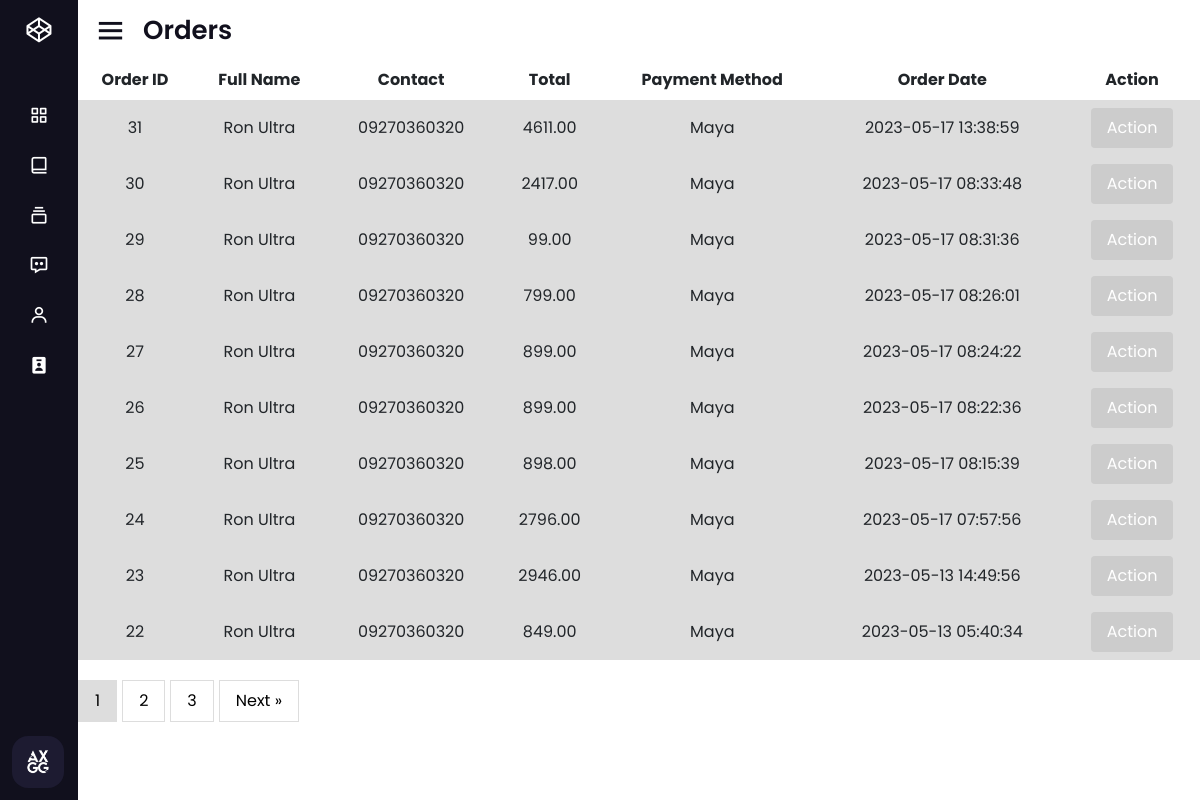
/orders/orders.php (signed in), run on the app's committed database.
### tables this page shows
CREATE TABLE `orders` (
  `ord_id` int(11) NOT NULL,
  `user_id` int(11) DEFAULT NULL,
  `add_id` int(11) DEFAULT NULL,
  `full_name` varchar(50) NOT NULL,
  `contact` varchar(50) NOT NULL,
  `mod_` varchar(50) NOT NULL,
  `mop` varchar(50) NOT NULL,
  `status` tinyint(1) NOT NULL DEFAULT 0,
  `note` text DEFAULT NULL,
  `shipping` decimal(9,2) NOT NULL DEFAULT 150.00,
  `total` decimal(9,2) NOT NULL,
  `ord_date` datetime DEFAULT current_timestamp()
);

### orders/orders.php (the view, shortened to what this page needs)
<!DOCTYPE html>
<html lang="en">
<head>
    <link rel="stylesheet" href="./css/orders.css">
</head>
<body>
    <?php include('../includes/sidenav.php') ?>
    <section class="home-section">
        <div class="home-content">
            <i class='bx bx-menu'></i>
            <span class="text">Orders</span>
        </div>
        <?php
        include('../config.php');
        $perPage = 10;
        $page = isset($_GET['page']) ? intval($_GET['page']) : 1;
        $offset = ($page - 1) * $perPage;
        $sql = "SELECT * FROM orders ORDER BY ord_date DESC LIMIT $offset, $perPage";
        $result = mysqli_query($conn, $sql);
        if (mysqli_num_rows($result) > 0) {
            echo '<table>
            <thead>
                <tr>
                    <th>Order ID</th>
                    <th>Full Name</th>
                    <th>Contact</th>
                    <th>Total</th>
                    <th>Payment Method</th>
                    <th>Order Date</th>
                    <th>Action</th>
                </tr>
            </thead>
            <tbody>';
            while ($row = mysqli_fetch_assoc($result)) {
                $orderId = $row['ord_id'];
                $fullName = $row['full_name'];
                $contact = $row['contact'];
                $total = $row['total'];
                $paymentMethod = $row['mop'];
                $orderDate = $row['ord_date'];
                echo '<tr>
                <tr>
                    <td>' . $orderId . '</td>
                    <td>' . $fullName . '</td>
                    <td>' . $contact . '</td>
                    <td>' . $total . '</td>
                    <td>' . $paymentMethod . '</td>
                    <td>' . $orderDate . '</td>
                    <td>
                        <button class="action-button">Action</button>
                        <div class="more-options">
                        <button class="status">Confirm</button>
                        <button class="view">View</button>
                        </div>
                    </td>
                    </tr>
                    ';
            }
            echo '</tbody>
        </table>';
            $totalOrders = mysqli_num_rows(mysqli_query($conn, "SELECT * FROM orders"));
            $totalPages = ceil($totalOrders / $perPage);
            echo '<div class="pagination">';
            for ($i = 1; $i <= $totalPages; $i++) {
                echo '<a href="?page=' . $i . '" ' . ($page == $i ? 'class="active"' : '') . '>' . $i . '</a>';
            }
            if ($page < $totalPages) {
                echo '<a href="?page=' . ($page + 1) . '">Next &raquo;</a>';
            }
            echo '</div>';
        } else {
            echo 'No orders found.';
        }
        ?>
    </section>
</body>
</html>

### includes/sidenav.php (shortened to what this page needs)
<!DOCTYPE html>
<html lang="en" dir="ltr">
<head>
  <link rel="stylesheet" href="style.css">
  <link href='https://unpkg.com/boxicons@2.0.7/css/boxicons.min.css' rel='stylesheet'>
  <link href="https://cdn.jsdelivr.net/npm/bootstrap@5.2.0-beta1/dist/css/bootstrap.min.css" rel="stylesheet">
  <link rel="stylesheet" type="text/css" href="https://cdn.datatables.net/1.13.1/css/jquery.dataTables.css">
</head>
<body>
  <div class="sidebar close">
    <div class="logo-details">
      <i class='bx bxl-codepen'></i>
    </div>
    <ul class="nav-links">
      <li>
        <a href="../">
          <i class='bx bx-grid-alt'></i>
        </a>
      </li>
      <li>
        <div class="iocn-link">
          <a href="#">
            <i class='bx bx-book-alt'></i>
          </a>
        </div>
      </li>
      <li>
        <div class="iocn-link">
          <a href="../orders/orders.php">
            <i class='bx bx-collection'></i>
          </a>
        </div>
      </li>
      <li>
        <a href="../pages/messages.php">
          <i class='bx bx-message-dots'></i>
        </a>
      </li>
      <li>
        <a href="../pages/user.php">
          <i class='bx bx-user'></i>
        </a>
      </li>
      <li>
        <a href="../pages/admin.php">
          <i class='bx bxs-user-badge'></i>
        </a>
      </li>
      <li>
        <div class="profile-details">
          <div class="profile-content">
            <img src="../includes/img/logo.png" alt="profileImg">
          </div>
        </div>
      </li>
    </ul>
  </div>
</body>
</html>

### orders/css/orders.css (style rules this page uses)
table { font-family: arial, sans-serif; border-collapse: collapse; width: 100%; text-align: center; }
td, th { border: 1px solid #dddddd; text-align: left; padding: 8px; text-align: center; }
tr:nth-child(even) { background-color: #dddddd; }
.pagination { margin-top: 20px; text-align: center; }
.pagination a { display: inline-block; padding: 8px 16px; text-decoration: none; color: #000; border: 1px solid #ddd; margin-right: 5px; }
.pagination a.active { background-color: #ddd; }
.action-button { padding: 8px 16px; background-color: #4CAF50; color: #fff; border: none; border-radius: 4px; cursor: pointer; }
.action-button { padding: 8px 16px; background-color: #ccc; color: #fff; border: none; border-radius: 4px; cursor: pointer; }

### assets/css/style.css (style rules this page uses)
* { margin: 0; padding: 0; box-sizing: border-box; font-family: "Poppins", sans-serif; }
:root { --background-color1: #fafaff; --background-color2: #ffffff; --background-color3: #ededed; --background-color4: #cad7fda4; --primary-color: #4b49ac; --secondary-color: #0c007d; --Border-color: #3f0097; --one-use-color: #3f0097; --two-use-color: #5500cb; }

### includes/sidenav.php (style rules this page uses)
* { margin: 0; padding: 0; box-sizing: border-box; font-family: 'Poppins', sans-serif; }
.sidebar { position: fixed; top: 0; left: 0; height: 100%; width: 260px; background: #11101d; z-index: 100; transition: all 0.5s ease; }
.sidebar.close { width: 78px; }
.sidebar .logo-details { height: 60px; width: 100%; display: flex; align-items: center; }
.sidebar .logo-details i { font-size: 30px; color: #fff; height: 50px; min-width: 78px; text-align: center; line-height: 50px; }
.sidebar .nav-links { height: 100%; padding: 30px 0 150px 0; overflow: auto; }
.sidebar.close .nav-links { overflow: visible; }
.sidebar .nav-links li { position: relative; list-style: none; transition: all 0.4s ease; }
.sidebar .nav-links li .iocn-link { display: flex; align-items: center; justify-content: space-between; }
.sidebar.close .nav-links li .iocn-link { display: block }
.sidebar .nav-links li i { height: 50px; min-width: 78px; text-align: center; line-height: 50px; color: #fff; font-size: 20px; cursor: pointer; transition: all 0.3s ease; }
.sidebar .nav-links li a { display: flex; align-items: center; text-decoration: none; }
.sidebar .profile-details { position: fixed; bottom: 0; width: 260px; display: flex; align-items: center; justify-content: space-between; background: #1d1b31; padding: 12px 0; transition: all 0.5s ease; }
.sidebar.close .profile-details { background: none; }
.sidebar.close .profile-details { width: 78px; }
.sidebar .profile-details .profile-content { display: flex; align-items: center; }
.sidebar .profile-details img { height: 52px; width: 52px; object-fit: cover; border-radius: 16px; margin: 0 14px 0 12px; background: #1d1b31; transition: all 0.5s ease; }
.sidebar.close .profile-details img { padding: 10px; }
.home-section { position: relative; height: 100vh; left: 260px; width: calc(100% - 260px); transition: all 0.5s ease; }
.sidebar.close~.home-section { left: 78px; width: calc(100% - 78px); }
.home-section .home-content { height: 60px; display: flex; align-items: center; }
.home-section .home-content .bx-menu, .home-section .home-content .text { color: #11101d; font-size: 35px; }
.home-section .home-content .bx-menu { margin: 0 15px; cursor: pointer; }
.home-section .home-content .text { font-size: 26px; font-weight: 600; }

### data on the page
orders: ord_id "31", full_name "Ron Ultra", contact "09270360320", total "4611.00", mop "Maya", ord_date "2023-05-17 13:38:59"
orders: ord_id "30", full_name "Ron Ultra", contact "09270360320", total "2417.00", mop "Maya", ord_date "2023-05-17 08:33:48"
orders: ord_id "29", full_name "Ron Ultra", contact "09270360320", total "99.00", mop "Maya", ord_date "2023-05-17 08:31:36"
orders: ord_id "28", full_name "Ron Ultra", contact "09270360320", total "799.00", mop "Maya", ord_date "2023-05-17 08:26:01"
orders: ord_id "27", full_name "Ron Ultra", contact "09270360320", total "899.00", mop "Maya", ord_date "2023-05-17 08:24:22"
orders: ord_id "26", full_name "Ron Ultra", contact "09270360320", total "899.00", mop "Maya", ord_date "2023-05-17 08:22:36"
orders: ord_id "25", full_name "Ron Ultra", contact "09270360320", total "898.00", mop "Maya", ord_date "2023-05-17 08:15:39"
orders: ord_id "24", full_name "Ron Ultra", contact "09270360320", total "2796.00", mop "Maya", ord_date "2023-05-17 07:57:56"
orders: ord_id "23", full_name "Ron Ultra", contact "09270360320", total "2946.00", mop "Maya", ord_date "2023-05-13 14:49:56"
orders: ord_id "22", full_name "Ron Ultra", contact "09270360320", total "849.00", mop "Maya", ord_date "2023-05-13 05:40:34"
